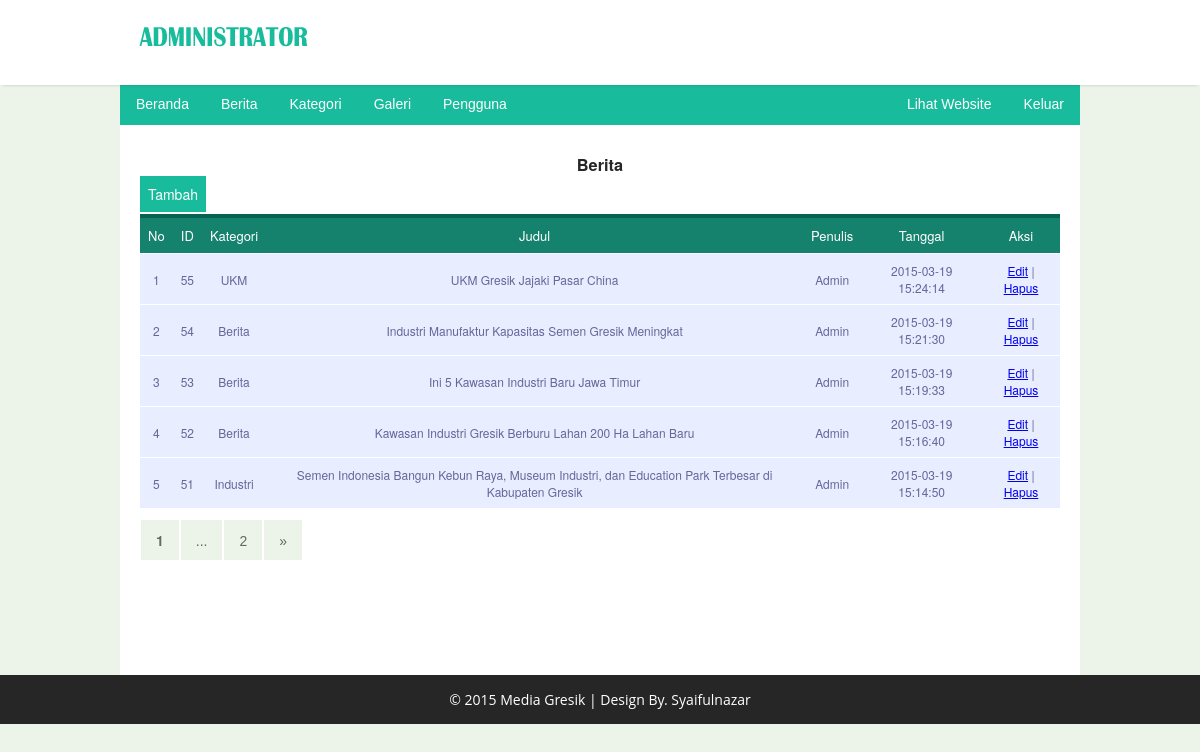
Screenshot of /admin/index.php?page=berita with the database file from the repository.
### tables this page shows
CREATE TABLE IF NOT EXISTS `berita` (
  `id_berita` int(5) unsigned NOT NULL AUTO_INCREMENT,
  `id_kategori` int(3) unsigned NOT NULL DEFAULT '0',
  `judul` varchar(100) NOT NULL DEFAULT '',
  `isi` text NOT NULL,
  `gambar` varchar(50) NOT NULL,
  `pengirim` varchar(15) NOT NULL DEFAULT '',
  `tanggal` datetime NOT NULL DEFAULT '0000-00-00 00:00:00',
  PRIMARY KEY (`id_berita`)
);

CREATE TABLE IF NOT EXISTS `kategori` (
  `id_kategori` int(3) unsigned NOT NULL AUTO_INCREMENT,
  `nm_kategori` varchar(30) NOT NULL DEFAULT '',
  PRIMARY KEY (`id_kategori`)
);

### admin/content/berita/berita.php (the view, shortened to what this page needs)
<?php include"menu.php";?>
<div class="halaman">
<div class="artikel">
    <h3>Berita</h3>
    <a class="selengkapnya" href="index.php?page=tambahberita"/>Tambah</a>
    <?php
		  $query = mysql_query("SELECT COUNT(*) jumData from berita");
		  $data = mysql_fetch_array($query);
		  $jumlahData = $data["jumData"];
			$dataperPage = 5;
			  if(isset($_GET['hal']))
			  {
				$noPage= $_GET['hal'];
			  }
			  else
			  {
				$noPage=1;
			  }
			$offset = ($noPage-1)*$dataperPage;
			?>
        <table id="table-a">
        <thead>
        <tr><th>No</th>
            <th>ID</th>
            <th>Kategori</th>
            <th>Judul</th>
            <th>Penulis</th>
            <th>Tanggal</th>
            <th>Aksi</th>
        </tr>
        </thead>
        <tbody>
        <?php
            $query = mysql_query("SELECT A.id_berita,
                                        B.nm_kategori,
                                        A.judul,
                                        A.pengirim,
                                        A.tanggal
                                        FROM berita A,
                                        kategori B
                                        WHERE A.id_kategori=B.id_kategori
                                        ORDER BY A.id_berita DESC
                                        limit  $offset, $dataperPage");
                while($hasil = mysql_fetch_array($query)) {
                $id_berita = $hasil['id_berita'];
                $kategori = stripslashes($hasil['nm_kategori']);
                $judul = stripslashes($hasil['judul']);
                $pengirim = stripslashes($hasil['pengirim']);
                $tanggal = stripslashes($hasil['tanggal']);
        ?>
        <tr>
            <td><?php echo $offset=$offset+1; ?></td>
            <td><?php echo $id_berita; ?></td>
            <td><?php echo $kategori; ?></td>
            <td><?php echo $judul; ?></td>
            <td><?php echo $pengirim; ?></td>
            <td><?php echo $tanggal; ?></td>
            <td><a href="index.php?page=editberita&id=
                <?php echo $hasil['id_berita'];?>">Edit</a> |
                <a href="content/berita/berita_hapus.php?id=
                         <?php echo $hasil['id_berita'];?>">Hapus</a>
            </td>
        </tr>
        <?php } ?>
        </tbody>
        </table>
    <div class="pagging">
        <ul>
        <?php
             $jumPage=ceil($jumlahData / $dataperPage);
             for($page = 1; $page <= $jumPage; $page++)
             {
              $showPage = 0;
              if ((($page >= $noPage - 3) && ($page <= $noPage + 3)) ||
                  ($page == 1) || ($page == $jumPage))
              {
               if (($showPage != ($jumPage - 1)) && ($page == $jumPage)) {
                echo '<li class="disabled">';
                echo "<a href='#'>...</a>";
                echo '</li>';
               }
               if ($page == $noPage){
                echo '<li class="disabled">';
                 echo " <a href='#'><b>".$page."</b></a> ";
                echo '</li>';
               }
               else {
                echo '<li>';
                echo " <a href='index.php?page=berita&hal=".$page."'>".$page."</a> ";
                echo '</li>';
               }
              }
             }
             if ($noPage < $jumPage) {
              echo '<li>';
              echo "<a href='index.php?page=berita&hal=".($noPage+1)."'>&raquo;</a>";
              echo '</li>';
              }
            ?>
        </ul>
    </div>
</div>
</div>

### admin/css/style.css (style rules this page uses)
* { margin:0; padding:0; font-family:'Helvetica Neue', Helvetica, Arial, sans-serif; }
.artikel { height:auto; background-color:#fff; float:left; width:950; margin: 20px auto; margin-left: 20px; font-family: 'Open Sans', Arial, sans-serif; font-size: 14px; }
.artikel h3 { text-align: left; color:#262626; padding: 8px; }
a.selengkapnya { background: #18BC9C; padding: 8px; margin-left: 0px; text-decoration: none; color: #fff; font-size: 14px; }
.halaman { margin-top: 70px; height:550px; background-color: #fff; width: 100%; overflow: hidden; font-family: 'Open Sans', Arial, sans-serif; }
.halaman h3 { color: #262626; text-align: center; }
.pagging { float: left; background:#fff; width: 100%; margin-top: 0px; }
.pagging ul { display:block; margin: 0px; }
.pagging li { float:left; list-style-type:none; padding:10px 0px 10px 0px; margin:1px; background: #ECF4EA; }
.pagging li a { text-decoration:none; font-family: 'PT Sans', Helvetica, Arial, sans-serif; font-size: 14px; color: #666; padding:10px 15px 10px 15px; }
#table-a { font-family: "Lucida Sans Unicode", "Lucida Grande", Sans-Serif; font-size: 12px; width: 920px; text-align: center; border-collapse: collapse; margin: 10px auto; }
#table-a th { font-size: 13px; font-weight: normal; padding: 8px; background: #15826D; border-top: 4px solid #076351; border-bottom: 1px solid #fff; color: #fff; }
#table-a td { padding: 8px; background: #e8edff; border-bottom: 1px solid #fff; color: #669; border-top: 1px solid transparent; }

### admin/css/slider.css (style rules this page uses)
* { margin: 0; padding: 0; }

### rows the page displays
berita: id_berita "55", id_kategori.nm_kategori "UKM", judul "UKM Gresik Jajaki Pasar China", pengirim "Admin", tanggal "2015-03-19 15:24:14"
berita: offset "2", id_berita "54", id_kategori.nm_kategori "Berita", judul "Industri Manufaktur Kapasitas Semen Gresik Meningkat", pengirim "Admin", tanggal "2015-03-19 15:21:30"
berita: offset "3", id_berita "53", id_kategori.nm_kategori "Berita", judul "Ini 5 Kawasan Industri Baru Jawa Timur", pengirim "Admin", tanggal "2015-03-19 15:19:33"
berita: offset "4", id_berita "52", id_kategori.nm_kategori "Berita", judul "Kawasan Industri Gresik Berburu Lahan 200 Ha Lahan Baru", pengirim "Admin", tanggal "2015-03-19 15:16:40"
berita: offset "5", id_berita "51", id_kategori.nm_kategori "Industri", judul "Semen Indonesia Bangun Kebun Raya, Museum Industri, dan Education Park Terbesar di Kabupaten Gresik", pengirim "Admin", tanggal "2015-03-19 15:14:50"
